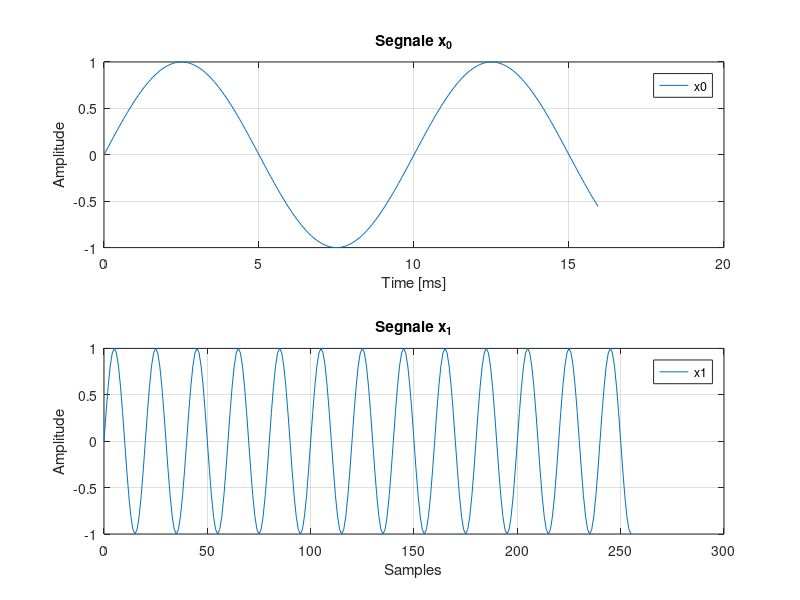

The MATLAB source for this figure:
%% TARGET
% Discretize the two continuous sine waves and plot their discrete versions
% using a figure window. The sine waves are:
% * Sine Wave 0: x_0(t)=sin(2*pi*Fc_0*t);
% * Sine Wave 1: x_1(t)=sin(2*pi*Fc_1*t);
% 
% The parameters are:
% * Fc_0 = 100 [Hz];
% * Fc_1 = 800 [Hz];
% * Fs   = 16 [kHz];

%% Clear everything
clc;            % Clear the text from the Command Window
clear;          % Remove all variables from the current workspace
close all;      % Close all figures

%% Parameters
Fs = 16e3;      % Sampling Frequency
Ts = 1/Fs;      % Sampling Period
Fc_0 = 100;     % Frequency of the 1st sine wave
Fc_1 = 800;     % Frequency of the 2nd sine wave

%% Exercise
len = 256;      % Number of the samples
n = 0:len-1;    % Index vector of the samples
t = n*Ts;

% You can generate the index vector using the linspace function
% n = linspace(0, len-1, len);

% Sine wave x0. It is generated using the time vector 't'
x_0 = sin(2*pi*Fc_0*t);

% Sine wave x1. It is generated using the index vector 'n'
FcN_1 = Fc_1/Fs;
x_1 = sin(2*pi*FcN_1*n);

%% Figures

% Scale the time vector to convert seconds to ms
t = t*1e3;

figure
subplot(2,1,1)
    plot(t, x_0)
    grid on
    legend('x0')
    title('Segnale x_0')
    xlabel('Time [ms]')
    ylabel('Amplitude')
subplot(2,1,2)
    plot(n, x_1)
    grid on
    legend('x1')
    title('Segnale x_1')
    xlabel('Samples')
    ylabel('Amplitude')
